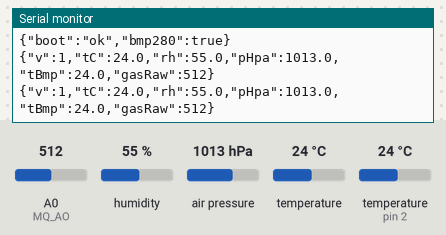
This sketch was run on a simulated Arduino Uno, built with avr-gcc and run on an emulated ATmega328P. On the bench: the last lines printed to the serial monitor. The test bench sets the inputs (shaded band); at power-on: humidity 55 %, air pressure 1013 hPa, A0 (MQ_AO) = 512, temperature 24 °C, temperature (sensor on pin 2) 24 °C.

Above: at 1.8 s.
1.9 s: humidity set to 22 %
At 3.3 s:
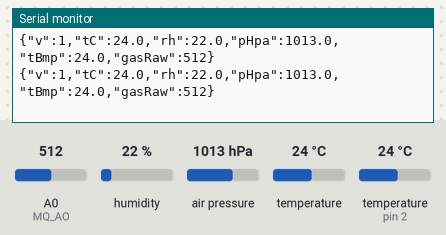
3.4 s: air pressure set to 952 hPa
At 4.7 s:
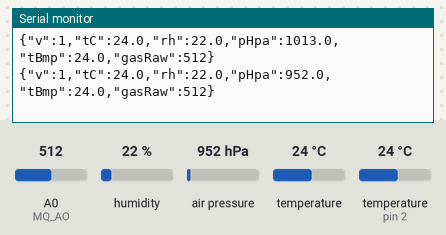
4.9 s: A0 (MQ_AO) set to 716
At 5.6 s:
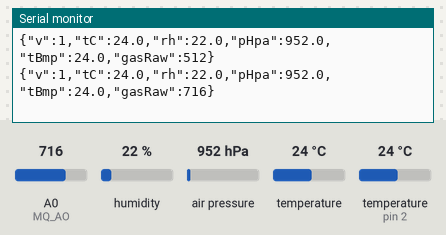
6.4 s: temperature (sensor 0) set to 12 °C
At 7.7 s:
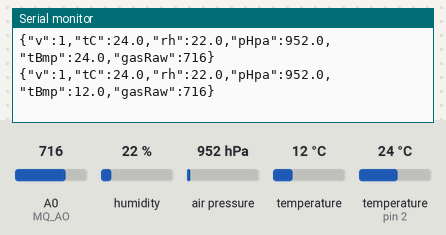
7.9 s: temperature (sensor on pin 2) set to 12 °C
At 9.3 s:
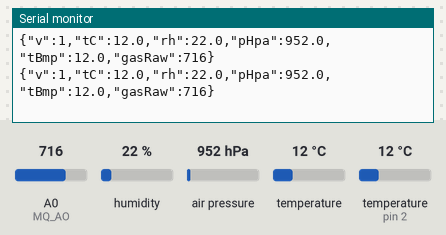
9.4 s: A0 (MQ_AO) set to 992
At 11.0 s:
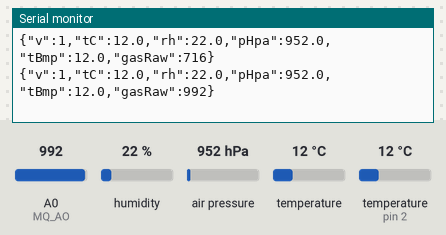
Timing chart, 0 to 11.9 s (numbered marks = the images above; inputs shaded):
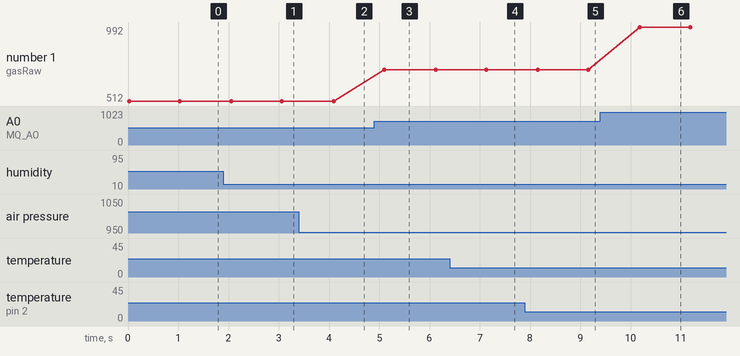

Measured:
- after the input at 1.9 s, the serial monitor: prints a new line after 0.16 s (image 1)
- after the input at 3.4 s, the serial monitor: prints a new line after 0.69 s (image 2)
- after the input at 4.9 s, the serial monitor: prints a new line after 0.19 s (image 3)
- after the input at 6.4 s, the serial monitor: prints a new line after 0.73 s (image 4)
- after the input at 7.9 s, the serial monitor: prints a new line after 0.25 s (image 5)
- after the input at 9.4 s, the serial monitor: prints a new line after 0.79 s (image 6)
- plotted number 1: 512 → 716 after the input at 4.9 s, 716 → 992 after the input at 9.4 s

The sketch:

serial-ndjson-v1.ino
```cpp
#include <Wire.h>
#include <Adafruit_BMP280.h>
#include <DHT.h>

#define DHTPIN 2
#define DHTTYPE DHT11

const int MQ_AO = A0;

DHT dht(DHTPIN, DHTTYPE);
Adafruit_BMP280 bmp;
bool bmpOk = false;

void printFloatOrNull(float v, int decimals) {
  if (isnan(v)) Serial.print("null");
  else Serial.print(v, decimals);
}

void setup() {
  Serial.begin(115200);
  while (!Serial) delay(10);

  Wire.begin();
  dht.begin();

  bmpOk = bmp.begin(0x76);

  Serial.print("{\"boot\":\"ok\",\"bmp280\":");
  Serial.print(bmpOk ? "true" : "false");
  Serial.println("}");
}

void loop() {
  float tC = dht.readTemperature();
  float rh = dht.readHumidity();

  float pHpa = NAN;
  float tBmp = NAN;
  if (bmpOk) {
    pHpa = bmp.readPressure() / 100.0F;
    tBmp = bmp.readTemperature();
  }

  int gasRaw = analogRead(MQ_AO);

  Serial.print("{\"v\":1,");
  Serial.print("\"tC\":");
  printFloatOrNull(tC, 1);
  Serial.print(",\"rh\":");
  printFloatOrNull(rh, 1);
  Serial.print(",\"pHpa\":");
  printFloatOrNull(pHpa, 1);
  Serial.print(",\"tBmp\":");
  printFloatOrNull(tBmp, 1);
  Serial.print(",\"gasRaw\":");
  Serial.print(gasRaw);
  Serial.println("}");

  delay(1000);
}
```
